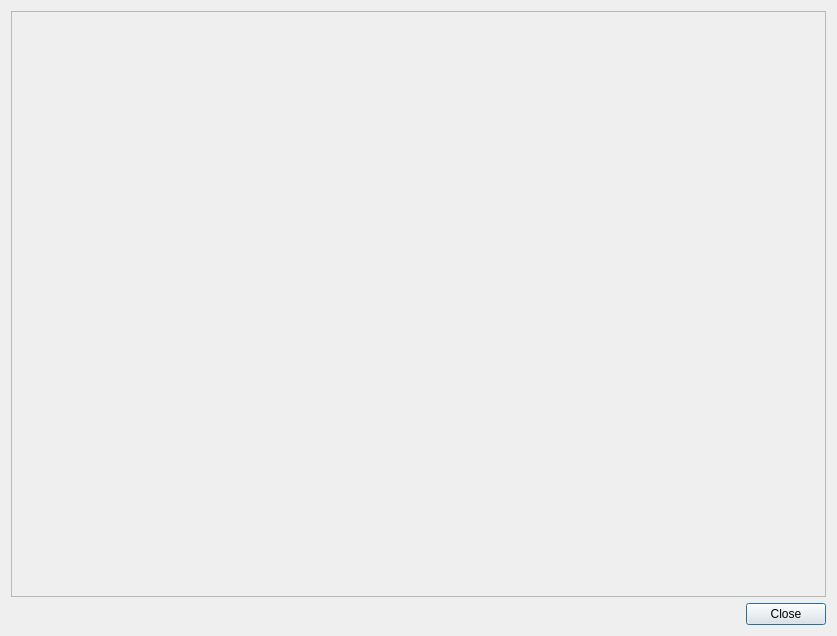
<?xml version="1.0" encoding="UTF-8"?>
<ui version="4.0">
 <class>ImagePreviewDialog</class>
 <widget class="QDialog" name="ImagePreviewDialog">
  <property name="windowModality">
   <enum>Qt::WindowModal</enum>
  </property>
  <property name="geometry">
   <rect>
    <x>0</x>
    <y>0</y>
    <width>837</width>
    <height>636</height>
   </rect>
  </property>
  <property name="windowTitle">
   <string>Preview</string>
  </property>
  <property name="modal">
   <bool>true</bool>
  </property>
  <layout class="QVBoxLayout" name="verticalLayout">
   <item>
    <widget class="QScrollArea" name="scrollArea">
     <property name="widgetResizable">
      <bool>true</bool>
     </property>
     <widget class="QWidget" name="scrollAreaWidgetContents">
      <property name="geometry">
       <rect>
        <x>0</x>
        <y>0</y>
        <width>811</width>
        <height>568</height>
       </rect>
      </property>
      <layout class="QVBoxLayout" name="verticalLayout_2">
       <property name="leftMargin">
        <number>0</number>
       </property>
       <property name="topMargin">
        <number>0</number>
       </property>
       <property name="rightMargin">
        <number>0</number>
       </property>
       <property name="bottomMargin">
        <number>0</number>
       </property>
       <item>
        <widget class="QLabel" name="image">
         <property name="text">
          <string/>
         </property>
         <property name="alignment">
          <set>Qt::AlignLeading|Qt::AlignLeft|Qt::AlignTop</set>
         </property>
        </widget>
       </item>
      </layout>
     </widget>
    </widget>
   </item>
   <item>
    <layout class="QHBoxLayout" name="horizontalLayout">
     <item>
      <spacer name="horizontalSpacer">
       <property name="orientation">
        <enum>Qt::Horizontal</enum>
       </property>
       <property name="sizeHint" stdset="0">
        <size>
         <width>40</width>
         <height>20</height>
        </size>
       </property>
      </spacer>
     </item>
     <item>
      <widget class="QPushButton" name="buttonClose">
       <property name="text">
        <string>Close</string>
       </property>
      </widget>
     </item>
    </layout>
   </item>
  </layout>
 </widget>
 <resources/>
 <connections/>
</ui>
